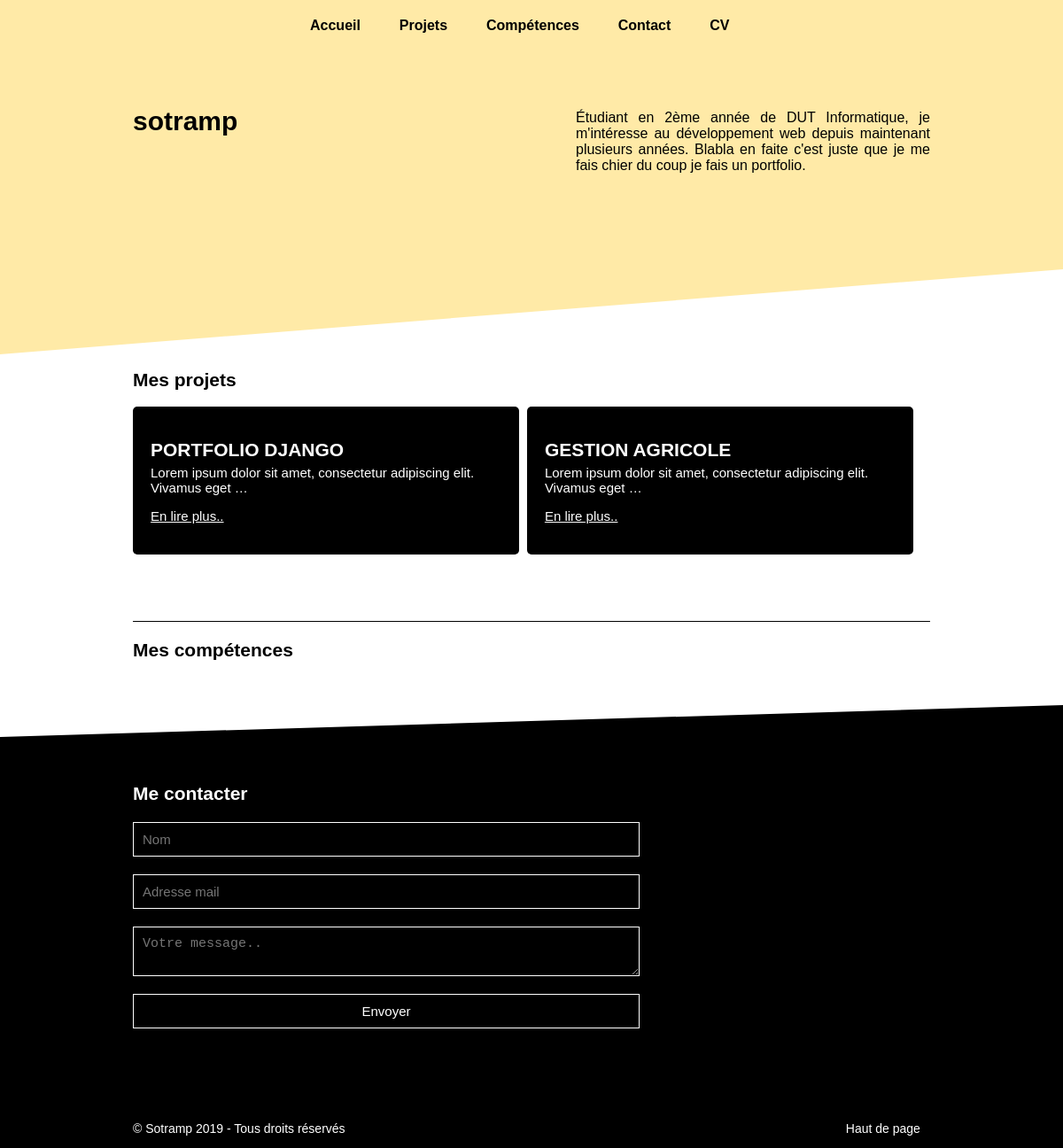
The page / on the database its author committed.
### portfolio/models.py (models this page shows, shortened)
class Project(models.Model):
    name = models.CharField(max_length=100, verbose_name="Nom du projet")
    slug = models.SlugField(max_length=100, null=True)
    image = models.CharField(max_length=500, null=True, verbose_name="Image du projet")
    labels = models.CharField(max_length=100, null=True, verbose_name="Langages utilisés")
    desc = models.TextField(null=True, verbose_name="Description du projet")
    github = models.CharField(max_length=200, null=True, blank=True, verbose_name="Lien GitHub")
    demo = models.CharField(max_length=200, null=True, blank=True, verbose_name="Lien Démonstration")
    date = models.DateTimeField(default=timezone.now, verbose_name="Date de publication")
    class Meta:
        verbose_name = "Projet"
        ordering = ['-date']

### portfolio/views.py (the view)
# urls.py: path('', views.index, name='index'),
def index(request):
    projects = Project.objects.all()
    return render(request, 'index.html', {'last_projects' : projects})

### portfolio/templates/index.html (shortened to what this page needs)
{% extends 'layouts/gabarit.html' %}
    {% block content %}
    <div class="main scene_element scene_element--fadeinup">
        <h2 id="blog">Mes projets</h2>
        <ul id="blog">
            {% for project in last_projects %}
                <a href="{% url 'more' id=project.id slug=project.slug %}"><li style="background-image:url('{{ project.image }}');"><h2>{{ project.name }}</h2><p>{{ project.desc|truncatewords_html:10 }}</p><p class='more'>En lire plus..</p></li></a>
            {% empty %}
            <p>Aucun projet.</p>
            {% endfor %}
        </ul>
        <h2 id="competences">Mes compétences</h2>
    </div>
    {% endblock %}

### portfolio/static/css/style.css (style rules this page uses)
body { font: 14px "Century Gothic", Futura, sans-serif; background-color:white; margin:0; }
.main { width:900px; margin:auto; }
ul#blog { width:900px; padding-left:0; }
ul#blog a li { display: inline-block; width: 44%; margin:0 5px 5px 0; height: auto; background-color: black; background-size: cover; border-radius: 5px; color:white; padding:20px; box-shadow: inset 2000px 0 0 0 rgba(0, 0, 0, 0.6); }
ul#blog a li h2 { margin-bottom: -10px; text-transform:uppercase; }
ul#blog a li p { font-size:15px; }
ul#blog a li p.more { text-decoration:underline; }
h2#competences { margin-top:70px; border-top:1px solid black; padding-top:20px; }

### rows shown on the page
Project: name "PORTFOLIO DJANGO", desc "Lorem ipsum dolor sit amet, consectetur adipiscing elit. Vivamus eget …"
Project: name "GESTION AGRICOLE", desc "Lorem ipsum dolor sit amet, consectetur adipiscing elit. Vivamus eget …"
